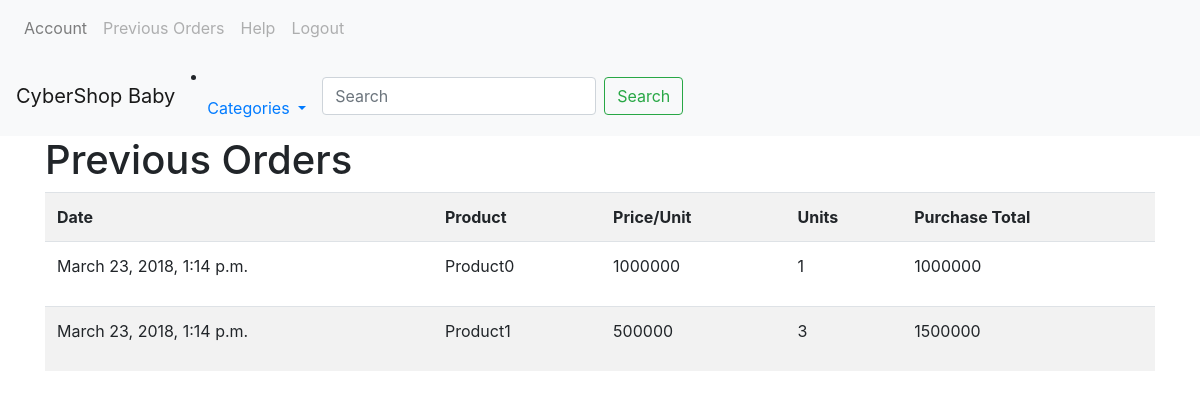
/accounts/prev_orders/ (signed in), run on an earlier commit of the app's database.
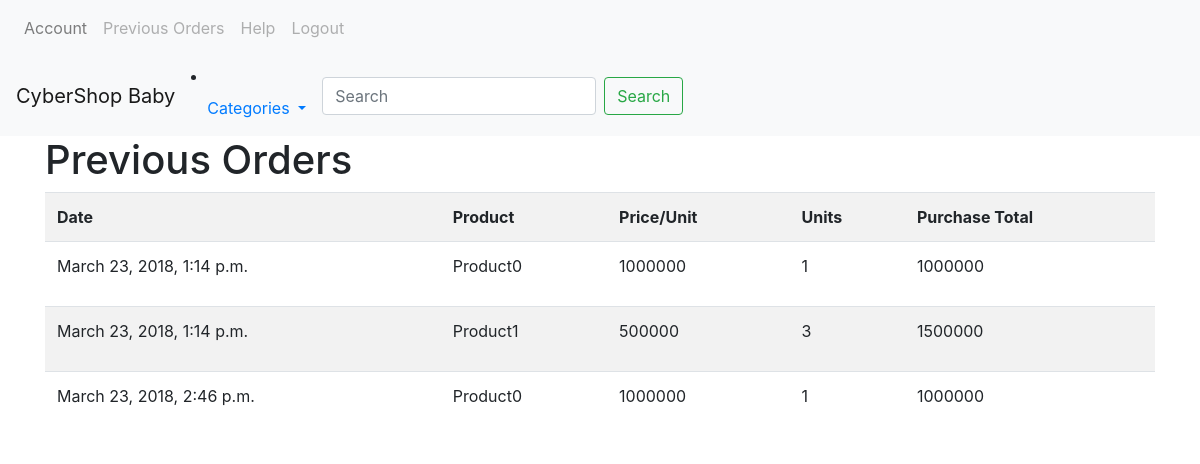
And on a later commit of the database.
### shop/models.py (models this page shows, shortened)
class BuyReceipt(models.Model):
	owner = models.ForeignKey(User, on_delete=models.CASCADE)
	product = models.CharField(max_length=200)
	price = models.PositiveIntegerField()
	units = models.PositiveIntegerField()
	total = models.PositiveIntegerField()
	date_bought = models.DateTimeField(auto_now=True)
	cc_num = models.PositiveIntegerField()

### accounts/views.py (the view)
@login_required
def prev_orders(request):
	prevOrders = BuyReceipt.objects.filter(owner=request.user)
	args = {'prevOrders': prevOrders}
	return render(request, 'accounts/prev_orders.html', args)

### templates/accounts/prev_orders.html (shortened to what this page needs)
{% extends 'base.html' %}
{% block body %}
	<div class="container">
		<h1>Previous Orders</h1>
		<table class="table table-condensed table-striped table-hover">
	    <tr>
	      <th>Date</th>
	      <th>Product</th>
	      <th>Price/Unit</th>
	      <th>Units</th>
	      <th>Purchase Total</th>
	    </tr>
		{% for order in prevOrders %}
			<tr>
				<td><p>{{ order.date_bought }}</p></td>
				<td><p>{{ order.product }}</p></td>
				<td><p>{{ order.price }}</p></td>
				<td><p>{{ order.units }}</p></td>
				<td><p>{{ order.total }}</p></td>
			</tr>
		{% endfor %}
	</div>
{% endblock %}

What changed in the data, as far as the page shows it:
added BuyReceipt: date_bought "March 23, 2018, 2:46 p.m.", product "Product0", price "1000000", units "1", total "1000000"
